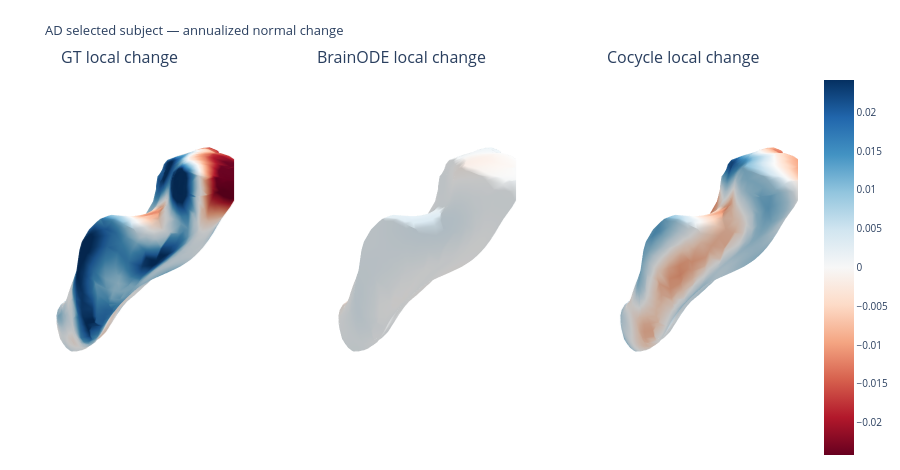

Notebook source saved alongside this figure:
### Code cell
selected_change_figure('AD')

### Figure 1 — Plotly figure (JSON) as saved in the notebook; plotly's stock layout.template omitted (floating-point values rounded to 4 significant figures; data arrays with more than 128 entries replaced by an {"elided": "..."} marker saying what was removed)
{"data": [{"cmax": 0.02414, "cmin": -0.02414, "colorscale": [[0, "rgb(103,0,31)"], [0.1, "rgb(178,24,43)"], [0.2, "rgb(214,96,77)"], [0.3, "rgb(244,165,130)"], [0.4, "rgb(253,219,199)"], [0.5, "rgb(247,247,247)"], [0.6, "rgb(209,229,240)"], [0.7, "rgb(146,197,222)"], [0.8, "rgb(67,147,195)"], [0.9, "rgb(33,102,172)"], [1, "rgb(5,48,97)"]], "flatshading": false, "hoverinfo": "skip", "i": {"elided": "4408 int values"}, "intensity": {"elided": "2206 float values"}, "j": {"elided": "4408 int values"}, "k": {"elided": "4408 int values"}, "opacity": 1, "scene": "scene", "showscale": false, "type": "mesh3d", "x": {"elided": "2206 float values"}, "y": {"elided": "2206 float values"}, "z": {"elided": "2206 float values"}}, {"cmax": 0.02414, "cmin": -0.02414, "colorscale": [[0, "rgb(103,0,31)"], [0.1, "rgb(178,24,43)"], [0.2, "rgb(214,96,77)"], [0.3, "rgb(244,165,130)"], [0.4, "rgb(253,219,199)"], [0.5, "rgb(247,247,247)"], [0.6, "rgb(209,229,240)"], [0.7, "rgb(146,197,222)"], [0.8, "rgb(67,147,195)"], [0.9, "rgb(33,102,172)"], [1, "rgb(5,48,97)"]], "flatshading": false, "hoverinfo": "skip", "i": {"elided": "4408 int values"}, "intensity": {"elided": "2206 float values"}, "j": {"elided": "4408 int values"}, "k": {"elided": "4408 int values"}, "opacity": 1, "scene": "scene2", "showscale": false, "type": "mesh3d", "x": {"elided": "2206 float values"}, "y": {"elided": "2206 float values"}, "z": {"elided": "2206 float values"}}, {"cmax": 0.02414, "cmin": -0.02414, "colorscale": [[0, "rgb(103,0,31)"], [0.1, "rgb(178,24,43)"], [0.2, "rgb(214,96,77)"], [0.3, "rgb(244,165,130)"], [0.4, "rgb(253,219,199)"], [0.5, "rgb(247,247,247)"], [0.6, "rgb(209,229,240)"], [0.7, "rgb(146,197,222)"], [0.8, "rgb(67,147,195)"], [0.9, "rgb(33,102,172)"], [1, "rgb(5,48,97)"]], "flatshading": false, "hoverinfo": "skip", "i": {"elided": "4408 int values"}, "intensity": {"elided": "2206 float values"}, "j": {"elided": "4408 int values"}, "k": {"elided": "4408 int values"}, "opacity": 1, "scene": "scene3", "showscale": true, "type": "mesh3d", "x": {"elided": "2206 float values"}, "y": {"elided": "2206 float values"}, "z": {"elided": "2206 float values"}}], "layout": {"annotations": [{"font": {"size": 16}, "showarrow": false, "text": "GT local change", "x": 0.1444, "xanchor": "center", "xref": "paper", "y": 1, "yanchor": "bottom", "yref": "paper"}, {"font": {"size": 16}, "showarrow": false, "text": "BrainODE local change", "x": 0.5, "xanchor": "center", "xref": "paper", "y": 1, "yanchor": "bottom", "yref": "paper"}, {"font": {"size": 16}, "showarrow": false, "text": "Cocycle local change", "x": 0.8556, "xanchor": "center", "xref": "paper", "y": 1, "yanchor": "bottom", "yref": "paper"}], "font": {"size": 10}, "height": 470, "margin": {"b": 5, "l": 5, "r": 5, "t": 70}, "scene": {"aspectmode": "data", "domain": {"x": [0, 0.2889], "y": [0, 1]}, "xaxis": {"visible": false}, "yaxis": {"visible": false}, "zaxis": {"visible": false}}, "scene2": {"aspectmode": "data", "domain": {"x": [0.3556, 0.6444], "y": [0, 1]}, "xaxis": {"visible": false}, "yaxis": {"visible": false}, "zaxis": {"visible": false}}, "scene3": {"aspectmode": "data", "domain": {"x": [0.7111, 1], "y": [0, 1]}, "xaxis": {"visible": false}, "yaxis": {"visible": false}, "zaxis": {"visible": false}}, "title": {"font": {"size": 13}, "text": "AD selected subject — annualized normal change"}}}
